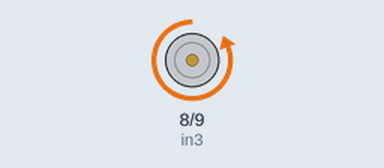
This sketch was run on a simulated Arduino Uno, built with avr-gcc and run on an emulated ATmega328P. Parts: motor-driver pin pairs drawn as motors (green arrow = first pin HIGH = forward, orange = second pin HIGH = backward, longer = more drive).

Above: at 1.5 s.
At 6.5 s:
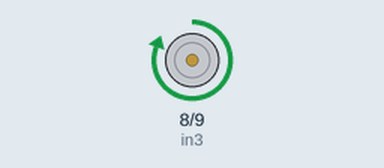
At 9.0 s:
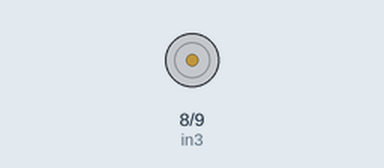
Timing chart, 0 to 13.0 s (numbered marks = the images above):
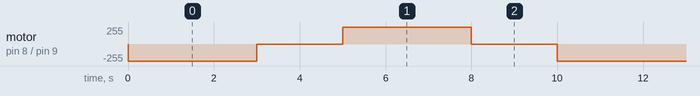

Measured:
- by itself, motor on pin 8 (in3) / pin 9 (in4): repeats every 10.0 s: stopped 2.0 s, forward 255/255 3.0 s, stopped 2.0 s, backward 255/255 3.0 s

The sketch:

L298N_with_DC_motor_forward___reverse_.ino
```cpp
//This code is to use with L298n Dual H-bridge motor driver<br>//It just turns on a DC motor for a certain time in a direction, turn it off, turn in the other direction and turn it off again
//refer to surtrtech.blogspot.com for more information

int in4 = 9; //Declaring the pins where in1 in2 from the driver are wired
int in3 = 8; //here they are wired with D9 and D8 from Arduino

void setup() {
  pinMode(in4, OUTPUT); //Declaring the pin modes, obviously they're outputs
  pinMode(in3, OUTPUT);

}

//Before starting the loop you should create functions type "void" to control the driver's pins
//Here I created three functions, one to turn the motor in a direction "#1", the other one to the other direction "#3"
//and the second one to stop the motor
//For changing directions you switch the HIGH with LOW and vice-versa

void TurnMotorA(){
  digitalWrite(in4, HIGH);
  digitalWrite(in3, LOW);
}

void TurnOFFA(){
  digitalWrite(in4, LOW);
  digitalWrite(in3, LOW);
}
void TurnMotorA2(){
  digitalWrite(in4,LOW);
  digitalWrite(in3,HIGH);
}

void loop() {
  TurnMotorA(); // We turn to direction 1 for 3s then stop for 2s
  delay(3000);
  TurnOFFA();
  delay(2000);
  TurnMotorA2(); // We turn to direction 2 for 3s then stop for 2s
  delay(3000);
  TurnOFFA();
  delay(2000);
}
```
